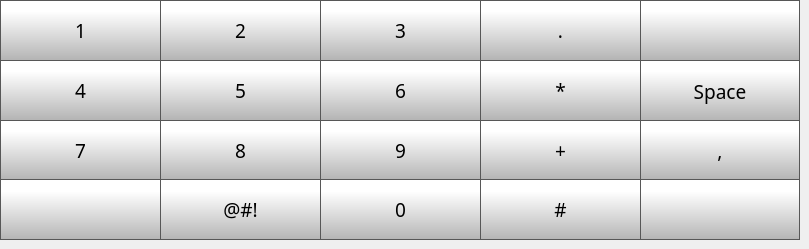
   <widget class="QWidget" name="pgNumeric">
    <widget class="QPushButton" name="bt58">
     <property name="geometry">
      <rect>
       <x>160</x>
       <y>0</y>
       <width>160</width>
       <height>60</height>
      </rect>
     </property>
     <property name="font">
      <font>
       <family>Gotham Medium</family>
       <pointsize>14</pointsize>
       <italic>false</italic>
       <bold>false</bold>
       <underline>false</underline>
      </font>
     </property>
     <property name="styleSheet">
      <string notr="true">QPushButton {
     border: 1px solid rgb(87, 87, 87);
	border-right: none;
border-bottom: none;
	background-color: qlineargradient(spread:pad, x1:0, y1:1, x2:0, y2:0.188, stop:0 rgba(180, 180, 180, 255), stop:1 rgba(255, 255, 255, 255));
    

}

QPushButton:pressed {

    background-color: qlineargradient(x1: 0, y1: 0, x2: 0, y2: 1,
                                      stop: 0 #dadbde, stop: 1 #f6f7fa);
}

QPushButton:flat {
    border: none; /* no border for a flat push button */
}

QPushButton:default {
    border-color: navy; /* make the default button prominent */
}

QPushButton:focus {
	outline: none;
}</string>
     </property>
     <property name="text">
      <string>2</string>
     </property>
    </widget>
    <widget class="QPushButton" name="bt57">
     <property name="geometry">
      <rect>
       <x>0</x>
       <y>0</y>
       <width>160</width>
       <height>60</height>
      </rect>
     </property>
     <property name="font">
      <font>
       <family>Gotham Medium</family>
       <pointsize>14</pointsize>
       <italic>false</italic>
       <bold>false</bold>
       <underline>false</underline>
      </font>
     </property>
     <property name="styleSheet">
      <string notr="true">QPushButton {
     border: 1px solid rgb(87, 87, 87);
	border-right: none;
border-bottom: none;
	background-color: qlineargradient(spread:pad, x1:0, y1:1, x2:0, y2:0.188, stop:0 rgba(180, 180, 180, 255), stop:1 rgba(255, 255, 255, 255));
    

}

QPushButton:pressed {

    background-color: qlineargradient(x1: 0, y1: 0, x2: 0, y2: 1,
                                      stop: 0 #dadbde, stop: 1 #f6f7fa);
}

QPushButton:flat {
    border: none; /* no border for a flat push button */
}

QPushButton:default {
    border-color: navy; /* make the default button prominent */
}

QPushButton:focus {
	outline: none;
}</string>
     </property>
     <property name="text">
      <string>1</string>
     </property>
    </widget>
    <widget class="QPushButton" name="bt65">
     <property name="geometry">
      <rect>
       <x>320</x>
       <y>120</y>
       <width>160</width>
       <height>60</height>
      </rect>
     </property>
     <property name="font">
      <font>
       <family>Gotham Medium</family>
       <pointsize>14</pointsize>
       <italic>false</italic>
       <bold>false</bold>
       <underline>false</underline>
      </font>
     </property>
     <property name="styleSheet">
      <string notr="true">QPushButton {
     border: 1px solid rgb(87, 87, 87);
	border-right: none;
	background-color: qlineargradient(spread:pad, x1:0, y1:1, x2:0, y2:0.188, stop:0 rgba(180, 180, 180, 255), stop:1 rgba(255, 255, 255, 255));
    

}

QPushButton:pressed {

    background-color: qlineargradient(x1: 0, y1: 0, x2: 0, y2: 1,
                                      stop: 0 #dadbde, stop: 1 #f6f7fa);
}

QPushButton:flat {
    border: none; /* no border for a flat push button */
}

QPushButton:default {
    border-color: navy; /* make the default button prominent */
}

QPushButton:focus {
	outline: none;
}</string>
     </property>
     <property name="text">
      <string>9</string>
     </property>
    </widget>
    <widget class="QPushButton" name="bt62">
     <property name="geometry">
      <rect>
       <x>320</x>
       <y>60</y>
       <width>160</width>
       <height>60</height>
      </rect>
     </property>
     <property name="font">
      <font>
       <family>Gotham Medium</family>
       <pointsize>14</pointsize>
       <italic>false</italic>
       <bold>false</bold>
       <underline>false</underline>
      </font>
     </property>
     <property name="styleSheet">
      <string notr="true">QPushButton {
     border: 1px solid rgb(87, 87, 87);
	border-right: none;
border-bottom: none;
	background-color: qlineargradient(spread:pad, x1:0, y1:1, x2:0, y2:0.188, stop:0 rgba(180, 180, 180, 255), stop:1 rgba(255, 255, 255, 255));
    

}

QPushButton:pressed {

    background-color: qlineargradient(x1: 0, y1: 0, x2: 0, y2: 1,
                                      stop: 0 #dadbde, stop: 1 #f6f7fa);
}

QPushButton:flat {
    border: none; /* no border for a flat push button */
}

QPushButton:default {
    border-color: navy; /* make the default button prominent */
}

QPushButton:focus {
	outline: none;
}</string>
     </property>
     <property name="text">
      <string>6</string>
     </property>
    </widget>
    <widget class="QPushButton" name="bt63">
     <property name="geometry">
      <rect>
       <x>0</x>
       <y>120</y>
       <width>160</width>
       <height>60</height>
      </rect>
     </property>
     <property name="font">
      <font>
       <family>Gotham Medium</family>
       <pointsize>14</pointsize>
       <italic>false</italic>
       <bold>false</bold>
       <underline>false</underline>
      </font>
     </property>
     <property name="styleSheet">
      <string notr="true">QPushButton {
     border: 1px solid rgb(87, 87, 87);
	border-right: none;
	background-color: qlineargradient(spread:pad, x1:0, y1:1, x2:0, y2:0.188, stop:0 rgba(180, 180, 180, 255), stop:1 rgba(255, 255, 255, 255));
    

}

QPushButton:pressed {

    background-color: qlineargradient(x1: 0, y1: 0, x2: 0, y2: 1,
                                      stop: 0 #dadbde, stop: 1 #f6f7fa);
}

QPushButton:flat {
    border: none; /* no border for a flat push button */
}

QPushButton:default {
    border-color: navy; /* make the default button prominent */
}

QPushButton:focus {
	outline: none;
}</string>
     </property>
     <property name="text">
      <string>7</string>
     </property>
    </widget>
    <widget class="QPushButton" name="bt61">
     <property name="geometry">
      <rect>
       <x>160</x>
       <y>60</y>
       <width>160</width>
       <height>60</height>
      </rect>
     </property>
     <property name="font">
      <font>
       <family>Gotham Medium</family>
       <pointsize>14</pointsize>
       <italic>false</italic>
       <bold>false</bold>
       <underline>false</underline>
      </font>
     </property>
     <property name="styleSheet">
      <string notr="true">QPushButton {
     border: 1px solid rgb(87, 87, 87);
	border-right: none;
border-bottom: none;
	background-color: qlineargradient(spread:pad, x1:0, y1:1, x2:0, y2:0.188, stop:0 rgba(180, 180, 180, 255), stop:1 rgba(255, 255, 255, 255));
    

}

QPushButton:pressed {

    background-color: qlineargradient(x1: 0, y1: 0, x2: 0, y2: 1,
                                      stop: 0 #dadbde, stop: 1 #f6f7fa);
}

QPushButton:flat {
    border: none; /* no border for a flat push button */
}

QPushButton:default {
    border-color: navy; /* make the default button prominent */
}

QPushButton:focus {
	outline: none;
}</string>
     </property>
     <property name="text">
      <string>5</string>
     </property>
    </widget>
    <widget class="QPushButton" name="bt59">
     <property name="geometry">
      <rect>
       <x>320</x>
       <y>0</y>
       <width>160</width>
       <height>60</height>
      </rect>
     </property>
     <property name="font">
      <font>
       <family>Gotham Medium</family>
       <pointsize>14</pointsize>
       <italic>false</italic>
       <bold>false</bold>
       <underline>false</underline>
      </font>
     </property>
     <property name="styleSheet">
      <string notr="true">QPushButton {
     border: 1px solid rgb(87, 87, 87);
	border-right: none;
border-bottom: none;
	background-color: qlineargradient(spread:pad, x1:0, y1:1, x2:0, y2:0.188, stop:0 rgba(180, 180, 180, 255), stop:1 rgba(255, 255, 255, 255));
    

}

QPushButton:pressed {

    background-color: qlineargradient(x1: 0, y1: 0, x2: 0, y2: 1,
                                      stop: 0 #dadbde, stop: 1 #f6f7fa);
}

QPushButton:flat {
    border: none; /* no border for a flat push button */
}

QPushButton:default {
    border-color: navy; /* make the default button prominent */
}

QPushButton:focus {
	outline: none;
}</string>
     </property>
     <property name="text">
      <string>3</string>
     </property>
    </widget>
    <widget class="QPushButton" name="bt64">
     <property name="geometry">
      <rect>
       <x>160</x>
       <y>120</y>
       <width>160</width>
       <height>60</height>
      </rect>
     </property>
     <property name="font">
      <font>
       <family>Gotham Medium</family>
       <pointsize>14</pointsize>
       <italic>false</italic>
       <bold>false</bold>
       <underline>false</underline>
      </font>
     </property>
     <property name="styleSheet">
      <string notr="true">QPushButton {
     border: 1px solid rgb(87, 87, 87);
	border-right: none;
	background-color: qlineargradient(spread:pad, x1:0, y1:1, x2:0, y2:0.188, stop:0 rgba(180, 180, 180, 255), stop:1 rgba(255, 255, 255, 255));
    

}

QPushButton:pressed {

    background-color: qlineargradient(x1: 0, y1: 0, x2: 0, y2: 1,
                                      stop: 0 #dadbde, stop: 1 #f6f7fa);
}

QPushButton:flat {
    border: none; /* no border for a flat push button */
}

QPushButton:default {
    border-color: navy; /* make the default button prominent */
}

QPushButton:focus {
	outline: none;
}</string>
     </property>
     <property name="text">
      <string>8</string>
     </property>
    </widget>
    <widget class="QPushButton" name="bt66">
     <property name="geometry">
      <rect>
       <x>320</x>
       <y>180</y>
       <width>160</width>
       <height>60</height>
      </rect>
     </property>
     <property name="font">
      <font>
       <family>Gotham Medium</family>
       <pointsize>14</pointsize>
       <italic>false</italic>
       <bold>false</bold>
       <underline>false</underline>
      </font>
     </property>
     <property name="styleSheet">
      <string notr="true">QPushButton {
     border: 1px solid rgb(87, 87, 87);
    border-right: none;
	border-top: none;
	background-color: qlineargradient(spread:pad, x1:0, y1:1, x2:0, y2:0.188, stop:0 rgba(180, 180, 180, 255), stop:1 rgba(255, 255, 255, 255));
    

}

QPushButton:pressed {

    background-color: qlineargradient(x1: 0, y1: 0, x2: 0, y2: 1,
                                      stop: 0 #dadbde, stop: 1 #f6f7fa);
}

QPushButton:flat {
    border: none; /* no border for a flat push button */
}

QPushButton:default {
    border-color: navy; /* make the default button prominent */
}

QPushButton:focus {
	outline: none;
}</string>
     </property>
     <property name="text">
      <string>0</string>
     </property>
    </widget>
    <widget class="QPushButton" name="bt60">
     <property name="geometry">
      <rect>
       <x>0</x>
       <y>60</y>
       <width>160</width>
       <height>60</height>
      </rect>
     </property>
     <property name="font">
      <font>
       <family>Gotham Medium</family>
       <pointsize>14</pointsize>
       <italic>false</italic>
       <bold>false</bold>
       <underline>false</underline>
      </font>
     </property>
     <property name="styleSheet">
      <string notr="true">QPushButton {
     border: 1px solid rgb(87, 87, 87);
	border-right: none;
border-bottom: none;
	background-color: qlineargradient(spread:pad, x1:0, y1:1, x2:0, y2:0.188, stop:0 rgba(180, 180, 180, 255), stop:1 rgba(255, 255, 255, 255));
    

}

QPushButton:pressed {

    background-color: qlineargradient(x1: 0, y1: 0, x2: 0, y2: 1,
                                      stop: 0 #dadbde, stop: 1 #f6f7fa);
}

QPushButton:flat {
    border: none; /* no border for a flat push button */
}

QPushButton:default {
    border-color: navy; /* make the default button prominent */
}

QPushButton:focus {
	outline: none;
}</string>
     </property>
     <property name="text">
      <string>4</string>
     </property>
    </widget>
    <widget class="QPushButton" name="btBackNumeric">
     <property name="geometry">
      <rect>
       <x>0</x>
       <y>180</y>
       <width>160</width>
       <height>60</height>
      </rect>
     </property>
     <property name="font">
      <font>
       <family>Gotham Medium</family>
       <pointsize>14</pointsize>
       <italic>false</italic>
       <bold>false</bold>
       <underline>false</underline>
      </font>
     </property>
     <property name="styleSheet">
      <string notr="true">QPushButton {
     border: 1px solid rgb(87, 87, 87);
	border-right: none;
	border-top: none;
	background-color: qlineargradient(spread:pad, x1:0, y1:1, x2:0, y2:0.188, stop:0 rgba(180, 180, 180, 255), stop:1 rgba(255, 255, 255, 255));
    

}

QPushButton:pressed {

    background-color: qlineargradient(x1: 0, y1: 0, x2: 0, y2: 1,
                                      stop: 0 #dadbde, stop: 1 #f6f7fa);
}

QPushButton:flat {
    border: none; /* no border for a flat push button */
}

QPushButton:default {
    border-color: navy; /* make the default button prominent */
}

QPushButton:focus {
	outline: none;
}</string>
     </property>
     <property name="text">
      <string/>
     </property>
     <property name="icon">
      <iconset resource="ui/resources/resource.qrc">
       <normaloff>:/Navigation/img/Navigation/back-arrow.png</normaloff>:/Navigation/img/Navigation/back-arrow.png</iconset>
     </property>
     <property name="iconSize">
      <size>
       <width>35</width>
       <height>35</height>
      </size>
     </property>
    </widget>
    <widget class="QPushButton" name="bt27_2">
     <property name="geometry">
      <rect>
       <x>480</x>
       <y>0</y>
       <width>160</width>
       <height>60</height>
      </rect>
     </property>
     <property name="font">
      <font>
       <family>Gotham Medium</family>
       <pointsize>14</pointsize>
       <italic>false</italic>
       <bold>false</bold>
       <underline>false</underline>
      </font>
     </property>
     <property name="styleSheet">
      <string notr="true">QPushButton {
     border: 1px solid rgb(87, 87, 87);
	border-right: none;
border-bottom: none;
	background-color: qlineargradient(spread:pad, x1:0, y1:1, x2:0, y2:0.188, stop:0 rgba(180, 180, 180, 255), stop:1 rgba(255, 255, 255, 255));
    

}

QPushButton:pressed {

    background-color: qlineargradient(x1: 0, y1: 0, x2: 0, y2: 1,
                                      stop: 0 #dadbde, stop: 1 #f6f7fa);
}

QPushButton:flat {
    border: none; /* no border for a flat push button */
}

QPushButton:default {
    border-color: navy; /* make the default button prominent */
}

QPushButton:focus {
	outline: none;
}</string>
     </property>
     <property name="text">
      <string>.</string>
     </property>
    </widget>
    <widget class="QPushButton" name="btSpecialNumeric">
     <property name="geometry">
      <rect>
       <x>160</x>
       <y>180</y>
       <width>160</width>
       <height>60</height>
      </rect>
     </property>
     <property name="font">
      <font>
       <family>Gotham Medium</family>
       <pointsize>14</pointsize>
       <italic>false</italic>
       <bold>false</bold>
       <underline>false</underline>
      </font>
     </property>
     <property name="styleSheet">
      <string notr="true">QPushButton {
     border: 1px solid rgb(87, 87, 87);
    border-right: none;
	border-top: none;
	background-color: qlineargradient(spread:pad, x1:0, y1:1, x2:0, y2:0.188, stop:0 rgba(180, 180, 180, 255), stop:1 rgba(255, 255, 255, 255));
    

}

QPushButton:pressed {

    background-color: qlineargradient(x1: 0, y1: 0, x2: 0, y2: 1,
                                      stop: 0 #dadbde, stop: 1 #f6f7fa);
}

QPushButton:flat {
    border: none; /* no border for a flat push button */
}

QPushButton:default {
    border-color: navy; /* make the default button prominent */
}

QPushButton:focus {
	outline: none;
}</string>
     </property>
     <property name="text">
      <string>@#!</string>
     </property>
    </widget>
    <widget class="QPushButton" name="bt74_2">
     <property name="geometry">
      <rect>
       <x>480</x>
       <y>60</y>
       <width>160</width>
       <height>60</height>
      </rect>
     </property>
     <property name="font">
      <font>
       <family>Gotham Medium</family>
       <pointsize>14</pointsize>
       <italic>false</italic>
       <bold>false</bold>
       <underline>false</underline>
      </font>
     </property>
     <property name="styleSheet">
      <string notr="true">QPushButton {
     border: 1px solid rgb(87, 87, 87);
	border-right: none;
border-bottom: none;
	background-color: qlineargradient(spread:pad, x1:0, y1:1, x2:0, y2:0.188, stop:0 rgba(180, 180, 180, 255), stop:1 rgba(255, 255, 255, 255));
    

}

QPushButton:pressed {

    background-color: qlineargradient(x1: 0, y1: 0, x2: 0, y2: 1,
                                      stop: 0 #dadbde, stop: 1 #f6f7fa);
}

QPushButton:flat {
    border: none; /* no border for a flat push button */
}

QPushButton:default {
    border-color: navy; /* make the default button prominent */
}

QPushButton:focus {
	outline: none;
}</string>
     </property>
     <property name="text">
      <string>*</string>
     </property>
    </widget>
    <widget class="QPushButton" name="bt79_2">
     <property name="geometry">
      <rect>
       <x>480</x>
       <y>120</y>
       <width>160</width>
       <height>60</height>
      </rect>
     </property>
     <property name="font">
      <font>
       <family>Gotham Medium</family>
       <pointsize>14</pointsize>
       <italic>false</italic>
       <bold>false</bold>
       <underline>false</underline>
      </font>
     </property>
     <property name="styleSheet">
      <string notr="true">QPushButton {
     border: 1px solid rgb(87, 87, 87);
	border-right: none;
	background-color: qlineargradient(spread:pad, x1:0, y1:1, x2:0, y2:0.188, stop:0 rgba(180, 180, 180, 255), stop:1 rgba(255, 255, 255, 255));
    

}

QPushButton:pressed {

    background-color: qlineargradient(x1: 0, y1: 0, x2: 0, y2: 1,
                                      stop: 0 #dadbde, stop: 1 #f6f7fa);
}

QPushButton:flat {
    border: none; /* no border for a flat push button */
}

QPushButton:default {
    border-color: navy; /* make the default button prominent */
}

QPushButton:focus {
	outline: none;
}</string>
     </property>
     <property name="text">
      <string>+</string>
     </property>
    </widget>
    <widget class="QPushButton" name="bt69_2">
     <property name="geometry">
      <rect>
       <x>480</x>
       <y>180</y>
       <width>160</width>
       <height>60</height>
      </rect>
     </property>
     <property name="font">
      <font>
       <family>Gotham Medium</family>
       <pointsize>14</pointsize>
       <italic>false</italic>
       <bold>false</bold>
       <underline>false</underline>
      </font>
     </property>
     <property name="styleSheet">
      <string notr="true">QPushButton {
     border: 1px solid rgb(87, 87, 87);
    border-right: none;
	border-top: none;
	background-color: qlineargradient(spread:pad, x1:0, y1:1, x2:0, y2:0.188, stop:0 rgba(180, 180, 180, 255), stop:1 rgba(255, 255, 255, 255));
    

}

QPushButton:pressed {

    background-color: qlineargradient(x1: 0, y1: 0, x2: 0, y2: 1,
                                      stop: 0 #dadbde, stop: 1 #f6f7fa);
}

QPushButton:flat {
    border: none; /* no border for a flat push button */
}

QPushButton:default {
    border-color: navy; /* make the default button prominent */
}

QPushButton:focus {
	outline: none;
}</string>
     </property>
     <property name="text">
      <string>#</string>
     </property>
    </widget>
    <widget class="QPushButton" name="btSubmitNumeric">
     <property name="geometry">
      <rect>
       <x>640</x>
       <y>180</y>
       <width>160</width>
       <height>60</height>
      </rect>
     </property>
     <property name="font">
      <font>
       <family>Gotham Medium</family>
       <pointsize>14</pointsize>
       <italic>false</italic>
       <bold>false</bold>
       <underline>false</underline>
      </font>
     </property>
     <property name="styleSheet">
      <string notr="true">QPushButton {
     border: 1px solid rgb(87, 87, 87);
	border-top: none;
	background-color: qlineargradient(spread:pad, x1:0, y1:1, x2:0, y2:0.188, stop:0 rgba(180, 180, 180, 255), stop:1 rgba(255, 255, 255, 255));
    

}

QPushButton:pressed {

    background-color: qlineargradient(x1: 0, y1: 0, x2: 0, y2: 1,
                                      stop: 0 #dadbde, stop: 1 #f6f7fa);
}

QPushButton:flat {
    border: none; /* no border for a flat push button */
}

QPushButton:default {
    border-color: navy; /* make the default button prominent */
}

QPushButton:focus {
	outline: none;
}</string>
     </property>
     <property name="text">
      <string/>
     </property>
     <property name="icon">
      <iconset resource="ui/resources/resource.qrc">
       <normaloff>:/Icons/img/icons/verification-mark.png</normaloff>:/Icons/img/icons/verification-mark.png</iconset>
     </property>
     <property name="iconSize">
      <size>
       <width>35</width>
       <height>35</height>
      </size>
     </property>
    </widget>
    <widget class="QPushButton" name="btSpaceNumeric">
     <property name="geometry">
      <rect>
       <x>640</x>
       <y>60</y>
       <width>160</width>
       <height>61</height>
      </rect>
     </property>
     <property name="font">
      <font>
       <family>Gotham Medium</family>
       <pointsize>14</pointsize>
       <italic>false</italic>
       <bold>false</bold>
       <underline>false</underline>
      </font>
     </property>
     <property name="styleSheet">
      <string notr="true">QPushButton {
     border: 1px solid rgb(87, 87, 87);
border-bottom: none;
	background-color: qlineargradient(spread:pad, x1:0, y1:1, x2:0, y2:0.188, stop:0 rgba(180, 180, 180, 255), stop:1 rgba(255, 255, 255, 255));
    

}

QPushButton:pressed {

    background-color: qlineargradient(x1: 0, y1: 0, x2: 0, y2: 1,
                                      stop: 0 #dadbde, stop: 1 #f6f7fa);
}

QPushButton:flat {
    border: none; /* no border for a flat push button */
}

QPushButton:default {
    border-color: navy; /* make the default button prominent */
}

QPushButton:focus {
	outline: none;
}</string>
     </property>
     <property name="text">
      <string>Space</string>
     </property>
    </widget>
    <widget class="QPushButton" name="btBackspaceNumeric">
     <property name="geometry">
      <rect>
       <x>640</x>
       <y>0</y>
       <width>160</width>
       <height>60</height>
      </rect>
     </property>
     <property name="font">
      <font>
       <family>Gotham Medium</family>
       <pointsize>14</pointsize>
       <italic>false</italic>
       <bold>false</bold>
       <underline>false</underline>
      </font>
     </property>
     <property name="styleSheet">
      <string notr="true">QPushButton {
     border: 1px solid rgb(87, 87, 87);
border-bottom: none;
	background-color: qlineargradient(spread:pad, x1:0, y1:1, x2:0, y2:0.188, stop:0 rgba(180, 180, 180, 255), stop:1 rgba(255, 255, 255, 255));
    

}

QPushButton:pressed {

    background-color: qlineargradient(x1: 0, y1: 0, x2: 0, y2: 1,
                                      stop: 0 #dadbde, stop: 1 #f6f7fa);
}

QPushButton:flat {
    border: none; /* no border for a flat push button */
}

QPushButton:default {
    border-color: navy; /* make the default button prominent */
}

QPushButton:focus {
	outline: none;
}</string>
     </property>
     <property name="text">
      <string/>
     </property>
     <property name="icon">
      <iconset resource="ui/resources/resource.qrc">
       <normaloff>:/Keyboard/img/Keyboard/backspace-arrow.png</normaloff>:/Keyboard/img/Keyboard/backspace-arrow.png</iconset>
     </property>
     <property name="iconSize">
      <size>
       <width>35</width>
       <height>35</height>
      </size>
     </property>
    </widget>
    <widget class="QPushButton" name="bt56_2">
     <property name="geometry">
      <rect>
       <x>640</x>
       <y>120</y>
       <width>160</width>
       <height>60</height>
      </rect>
     </property>
     <property name="font">
      <font>
       <family>Gotham Medium</family>
       <pointsize>14</pointsize>
       <italic>false</italic>
       <bold>false</bold>
       <underline>false</underline>
      </font>
     </property>
     <property name="styleSheet">
      <string notr="true">QPushButton {
     border: 1px solid rgb(87, 87, 87);
	background-color: qlineargradient(spread:pad, x1:0, y1:1, x2:0, y2:0.188, stop:0 rgba(180, 180, 180, 255), stop:1 rgba(255, 255, 255, 255));
    

}

QPushButton:pressed {

    background-color: qlineargradient(x1: 0, y1: 0, x2: 0, y2: 1,
                                      stop: 0 #dadbde, stop: 1 #f6f7fa);
}

QPushButton:flat {
    border: none; /* no border for a flat push button */
}

QPushButton:default {
    border-color: navy; /* make the default button prominent */
}

QPushButton:focus {
	outline: none;
}</string>
     </property>
     <property name="text">
      <string>,</string>
     </property>
    </widget>
   </widget>
